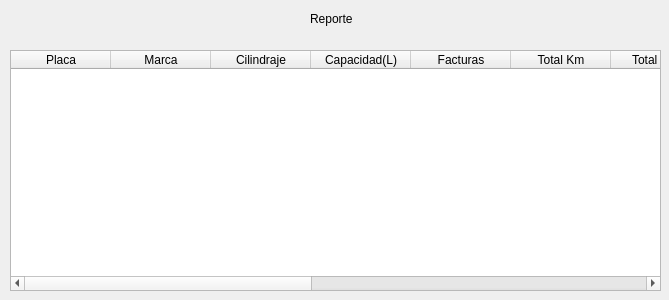
<?xml version="1.0" encoding="UTF-8"?>
<ui version="4.0">
 <class>Tabla</class>
 <widget class="QWidget" name="Tabla">
  <property name="windowModality">
   <enum>Qt::ApplicationModal</enum>
  </property>
  <property name="geometry">
   <rect>
    <x>0</x>
    <y>0</y>
    <width>669</width>
    <height>300</height>
   </rect>
  </property>
  <property name="windowTitle">
   <string>Reporte General</string>
  </property>
  <widget class="QTableWidget" name="tabla">
   <property name="geometry">
    <rect>
     <x>10</x>
     <y>50</y>
     <width>651</width>
     <height>241</height>
    </rect>
   </property>
   <column>
    <property name="text">
     <string>Placa</string>
    </property>
   </column>
   <column>
    <property name="text">
     <string>Marca</string>
    </property>
   </column>
   <column>
    <property name="text">
     <string>Cilindraje</string>
    </property>
   </column>
   <column>
    <property name="text">
     <string>Capacidad(L)</string>
    </property>
   </column>
   <column>
    <property name="text">
     <string>Facturas</string>
    </property>
   </column>
   <column>
    <property name="text">
     <string>Total Km</string>
    </property>
   </column>
   <column>
    <property name="text">
     <string>Total Litros</string>
    </property>
   </column>
   <column>
    <property name="text">
     <string>Km/Litro</string>
    </property>
   </column>
   <column>
    <property name="text">
     <string>Km/Galon</string>
    </property>
   </column>
   <column>
    <property name="text">
     <string>Litros/Dia</string>
    </property>
   </column>
   <column>
    <property name="text">
     <string>Gasto/Dia</string>
    </property>
   </column>
   <column>
    <property name="text">
     <string>Gasto/Km</string>
    </property>
   </column>
   <column>
    <property name="text">
     <string>Gasto Total</string>
    </property>
   </column>
  </widget>
  <widget class="QLabel" name="label">
   <property name="geometry">
    <rect>
     <x>310</x>
     <y>10</y>
     <width>67</width>
     <height>17</height>
    </rect>
   </property>
   <property name="text">
    <string>Reporte</string>
   </property>
  </widget>
 </widget>
 <resources/>
 <connections/>
</ui>
